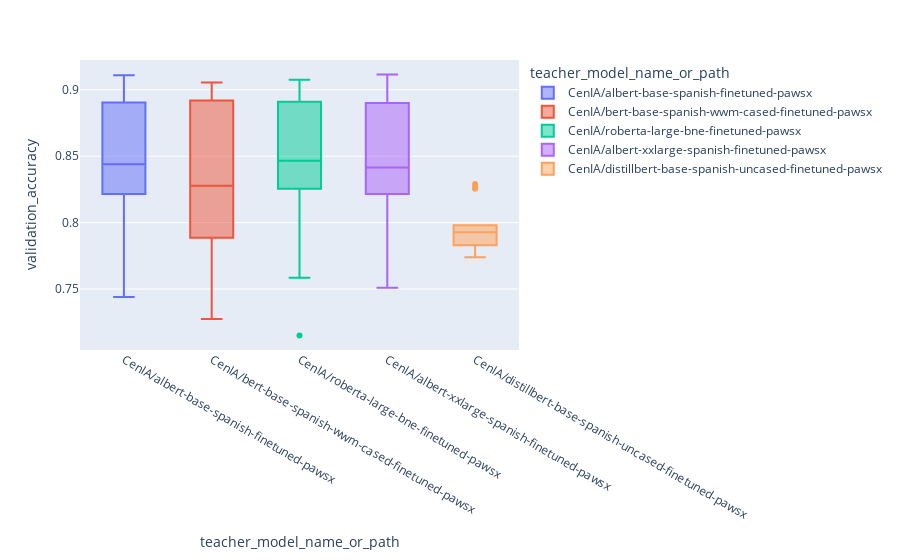

Source (notebook cell):
### Code cell
fig = px.box(df.query('validation_accuracy > 0.6'), x="teacher_model_name_or_path", y="validation_accuracy", color="teacher_model_name_or_path")
fig.show()

### Figure 1 — Plotly figure (JSON) as saved in the notebook; plotly's stock layout.template omitted (floating-point values rounded to 4 significant figures)
{"data": [{"alignmentgroup": "True", "hovertemplate": "teacher_model_name_or_path=%{x}<br>validation_accuracy=%{y}<extra></extra>", "legendgroup": "CenIA/albert-base-spanish-finetuned-pawsx", "marker": {"color": "#636efa"}, "name": "CenIA/albert-base-spanish-finetuned-pawsx", "notched": false, "offsetgroup": "CenIA/albert-base-spanish-finetuned-pawsx", "orientation": "v", "showlegend": true, "type": "box", "x": ["CenIA/albert-base-spanish-finetuned-pawsx", "CenIA/albert-base-spanish-finetuned-pawsx", "CenIA/albert-base-spanish-finetuned-pawsx", "CenIA/albert-base-spanish-finetuned-pawsx", "CenIA/albert-base-spanish-finetuned-pawsx", "CenIA/albert-base-spanish-finetuned-pawsx", "CenIA/albert-base-spanish-finetuned-pawsx", "CenIA/albert-base-spanish-finetuned-pawsx", "CenIA/albert-base-spanish-finetuned-pawsx", "CenIA/albert-base-spanish-finetuned-pawsx", "CenIA/albert-base-spanish-finetuned-pawsx", "CenIA/albert-base-spanish-finetuned-pawsx", "CenIA/albert-base-spanish-finetuned-pawsx", "CenIA/albert-base-spanish-finetuned-pawsx", "CenIA/albert-base-spanish-finetuned-pawsx", "CenIA/albert-base-spanish-finetuned-pawsx", "CenIA/albert-base-spanish-finetuned-pawsx", "CenIA/albert-base-spanish-finetuned-pawsx", "CenIA/albert-base-spanish-finetuned-pawsx", "CenIA/albert-base-spanish-finetuned-pawsx", "CenIA/albert-base-spanish-finetuned-pawsx", "CenIA/albert-base-spanish-finetuned-pawsx", "CenIA/albert-base-spanish-finetuned-pawsx", "CenIA/albert-base-spanish-finetuned-pawsx", "CenIA/albert-base-spanish-finetuned-pawsx", "CenIA/albert-base-spanish-finetuned-pawsx", "CenIA/albert-base-spanish-finetuned-pawsx", "CenIA/albert-base-spanish-finetuned-pawsx", "CenIA/albert-base-spanish-finetuned-pawsx", "CenIA/albert-base-spanish-finetuned-pawsx", "CenIA/albert-base-spanish-finetuned-pawsx", "CenIA/albert-base-spanish-finetuned-pawsx", "CenIA/albert-base-spanish-finetuned-pawsx", "CenIA/albert-base-spanish-finetuned-pawsx", "CenIA/albert-base-spanish-finetuned-pawsx", "CenIA/albert-base-spanish-finetuned-pawsx", "CenIA/albert-base-spanish-finetuned-pawsx", "CenIA/albert-base-spanish-finetuned-pawsx", "CenIA/albert-base-spanish-finetuned-pawsx", "CenIA/albert-base-spanish-finetuned-pawsx", "CenIA/albert-base-spanish-finetuned-pawsx", "CenIA/albert-base-spanish-finetuned-pawsx", "CenIA/albert-base-spanish-finetuned-pawsx", "CenIA/albert-base-spanish-finetuned-pawsx", "CenIA/albert-base-spanish-finetuned-pawsx", "CenIA/albert-base-spanish-finetuned-pawsx"], "x0": " ", "xaxis": "x", "y": [0.8565, 0.8445, 0.8435, 0.839, 0.8265, 0.8535, 0.7965, 0.7545, 0.744, 0.7555, 0.7475, 0.761, 0.8645, 0.8845, 0.8875, 0.879, 0.867, 0.876, 0.82, 0.8135, 0.8135, 0.8345, 0.8435, 0.8405, 0.843, 0.909, 0.892, 0.9025, 0.906, 0.8975, 0.901, 0.901, 0.911, 0.899, 0.8325, 0.8185, 0.831, 0.8155, 0.8215, 0.825, 0.826, 0.887, 0.902, 0.901, 0.8905, 0.888], "y0": " ", "yaxis": "y"}, {"alignmentgroup": "True", "hovertemplate": "teacher_model_name_or_path=%{x}<br>validation_accuracy=%{y}<extra></extra>", "legendgroup": "CenIA/bert-base-spanish-wwm-cased-finetuned-pawsx", "marker": {"color": "#EF553B"}, "name": "CenIA/bert-base-spanish-wwm-cased-finetuned-pawsx", "notched": false, "offsetgroup": "CenIA/bert-base-spanish-wwm-cased-finetuned-pawsx", "orientation": "v", "showlegend": true, "type": "box", "x": ["CenIA/bert-base-spanish-wwm-cased-finetuned-pawsx", "CenIA/bert-base-spanish-wwm-cased-finetuned-pawsx", "CenIA/bert-base-spanish-wwm-cased-finetuned-pawsx", "CenIA/bert-base-spanish-wwm-cased-finetuned-pawsx", "CenIA/bert-base-spanish-wwm-cased-finetuned-pawsx", "CenIA/bert-base-spanish-wwm-cased-finetuned-pawsx", "CenIA/bert-base-spanish-wwm-cased-finetuned-pawsx", "CenIA/bert-base-spanish-wwm-cased-finetuned-pawsx", "CenIA/bert-base-spanish-wwm-cased-finetuned-pawsx", "CenIA/bert-base-spanish-wwm-cased-finetuned-pawsx", "CenIA/bert-base-spanish-wwm-cased-finetuned-pawsx", "CenIA/bert-base-spanish-wwm-cased-finetuned-pawsx", "CenIA/bert-base-spanish-wwm-cased-finetuned-pawsx", "CenIA/bert-base-spanish-wwm-cased-finetuned-pawsx", "CenIA/bert-base-spanish-wwm-cased-finetuned-pawsx", "CenIA/bert-base-spanish-wwm-cased-finetuned-pawsx", "CenIA/bert-base-spanish-wwm-cased-finetuned-pawsx", "CenIA/bert-base-spanish-wwm-cased-finetuned-pawsx", "CenIA/bert-base-spanish-wwm-cased-finetuned-pawsx", "CenIA/bert-base-spanish-wwm-cased-finetuned-pawsx", "CenIA/bert-base-spanish-wwm-cased-finetuned-pawsx", "CenIA/bert-base-spanish-wwm-cased-finetuned-pawsx", "CenIA/bert-base-spanish-wwm-cased-finetuned-pawsx", "CenIA/bert-base-spanish-wwm-cased-finetuned-pawsx", "CenIA/bert-base-spanish-wwm-cased-finetuned-pawsx", "CenIA/bert-base-spanish-wwm-cased-finetuned-pawsx", "CenIA/bert-base-spanish-wwm-cased-finetuned-pawsx", "CenIA/bert-base-spanish-wwm-cased-finetuned-pawsx", "CenIA/bert-base-spanish-wwm-cased-finetuned-pawsx", "CenIA/bert-base-spanish-wwm-cased-finetuned-pawsx", "CenIA/bert-base-spanish-wwm-cased-finetuned-pawsx", "CenIA/bert-base-spanish-wwm-cased-finetuned-pawsx", "CenIA/bert-base-spanish-wwm-cased-finetuned-pawsx", "CenIA/bert-base-spanish-wwm-cased-finetuned-pawsx", "CenIA/bert-base-spanish-wwm-cased-finetuned-pawsx", "CenIA/bert-base-spanish-wwm-cased-finetuned-pawsx", "CenIA/bert-base-spanish-wwm-cased-finetuned-pawsx", "CenIA/bert-base-spanish-wwm-cased-finetuned-pawsx", "CenIA/bert-base-spanish-wwm-cased-finetuned-pawsx", "CenIA/bert-base-spanish-wwm-cased-finetuned-pawsx", "CenIA/bert-base-spanish-wwm-cased-finetuned-pawsx", "CenIA/bert-base-spanish-wwm-cased-finetuned-pawsx", "CenIA/bert-base-spanish-wwm-cased-finetuned-pawsx", "CenIA/bert-base-spanish-wwm-cased-finetuned-pawsx", "CenIA/bert-base-spanish-wwm-cased-finetuned-pawsx", "CenIA/bert-base-spanish-wwm-cased-finetuned-pawsx", "CenIA/bert-base-spanish-wwm-cased-finetuned-pawsx", "CenIA/bert-base-spanish-wwm-cased-finetuned-pawsx"], "x0": " ", "xaxis": "x", "y": [0.836, 0.8405, 0.8185, 0.81, 0.805, 0.795, 0.759, 0.736, 0.7275, 0.7415, 0.7455, 0.7605, 0.8725, 0.88, 0.85, 0.8715, 0.8645, 0.8695, 0.807, 0.784, 0.789, 0.83, 0.785, 0.799, 0.788, 0.7825, 0.788, 0.8995, 0.8985, 0.899, 0.899, 0.902, 0.8845, 0.9055, 0.903, 0.9055, 0.8255, 0.8125, 0.7925, 0.807, 0.788, 0.7975, 0.902, 0.896, 0.8945, 0.8915, 0.8925, 0.885], "y0": " ", "yaxis": "y"}, {"alignmentgroup": "True", "hovertemplate": "teacher_model_name_or_path=%{x}<br>validation_accuracy=%{y}<extra></extra>", "legendgroup": "CenIA/roberta-large-bne-finetuned-pawsx", "marker": {"color": "#00cc96"}, "name": "CenIA/roberta-large-bne-finetuned-pawsx", "notched": false, "offsetgroup": "CenIA/roberta-large-bne-finetuned-pawsx", "orientation": "v", "showlegend": true, "type": "box", "x": ["CenIA/roberta-large-bne-finetuned-pawsx", "CenIA/roberta-large-bne-finetuned-pawsx", "CenIA/roberta-large-bne-finetuned-pawsx", "CenIA/roberta-large-bne-finetuned-pawsx", "CenIA/roberta-large-bne-finetuned-pawsx", "CenIA/roberta-large-bne-finetuned-pawsx", "CenIA/roberta-large-bne-finetuned-pawsx", "CenIA/roberta-large-bne-finetuned-pawsx", "CenIA/roberta-large-bne-finetuned-pawsx", "CenIA/roberta-large-bne-finetuned-pawsx", "CenIA/roberta-large-bne-finetuned-pawsx", "CenIA/roberta-large-bne-finetuned-pawsx", "CenIA/roberta-large-bne-finetuned-pawsx", "CenIA/roberta-large-bne-finetuned-pawsx", "CenIA/roberta-large-bne-finetuned-pawsx", "CenIA/roberta-large-bne-finetuned-pawsx", "CenIA/roberta-large-bne-finetuned-pawsx", "CenIA/roberta-large-bne-finetuned-pawsx", "CenIA/roberta-large-bne-finetuned-pawsx", "CenIA/roberta-large-bne-finetuned-pawsx", "CenIA/roberta-large-bne-finetuned-pawsx", "CenIA/roberta-large-bne-finetuned-pawsx", "CenIA/roberta-large-bne-finetuned-pawsx", "CenIA/roberta-large-bne-finetuned-pawsx", "CenIA/roberta-large-bne-finetuned-pawsx", "CenIA/roberta-large-bne-finetuned-pawsx", "CenIA/roberta-large-bne-finetuned-pawsx", "CenIA/roberta-large-bne-finetuned-pawsx", "CenIA/roberta-large-bne-finetuned-pawsx", "CenIA/roberta-large-bne-finetuned-pawsx", "CenIA/roberta-large-bne-finetuned-pawsx", "CenIA/roberta-large-bne-finetuned-pawsx", "CenIA/roberta-large-bne-finetuned-pawsx", "CenIA/roberta-large-bne-finetuned-pawsx", "CenIA/roberta-large-bne-finetuned-pawsx", "CenIA/roberta-large-bne-finetuned-pawsx", "CenIA/roberta-large-bne-finetuned-pawsx", "CenIA/roberta-large-bne-finetuned-pawsx", "CenIA/roberta-large-bne-finetuned-pawsx", "CenIA/roberta-large-bne-finetuned-pawsx", "CenIA/roberta-large-bne-finetuned-pawsx", "CenIA/roberta-large-bne-finetuned-pawsx", "CenIA/roberta-large-bne-finetuned-pawsx", "CenIA/roberta-large-bne-finetuned-pawsx", "CenIA/roberta-large-bne-finetuned-pawsx", "CenIA/roberta-large-bne-finetuned-pawsx"], "x0": " ", "xaxis": "x", "y": [0.852, 0.854, 0.8295, 0.838, 0.847, 0.846, 0.804, 0.793, 0.7835, 0.7585, 0.7695, 0.776, 0.88, 0.8765, 0.874, 0.877, 0.885, 0.877, 0.715, 0.829, 0.824, 0.828, 0.8285, 0.825, 0.8455, 0.8265, 0.9075, 0.902, 0.9045, 0.906, 0.897, 0.9015, 0.903, 0.9035, 0.9035, 0.8295, 0.812, 0.846, 0.817, 0.835, 0.8255, 0.8985, 0.8835, 0.89, 0.891, 0.8915], "y0": " ", "yaxis": "y"}, {"alignmentgroup": "True", "hovertemplate": "teacher_model_name_or_path=%{x}<br>validation_accuracy=%{y}<extra></extra>", "legendgroup": "CenIA/albert-xxlarge-spanish-finetuned-pawsx", "marker": {"color": "#ab63fa"}, "name": "CenIA/albert-xxlarge-spanish-finetuned-pawsx", "notched": false, "offsetgroup": "CenIA/albert-xxlarge-spanish-finetuned-pawsx", "orientation": "v", "showlegend": true, "type": "box", "x": ["CenIA/albert-xxlarge-spanish-finetuned-pawsx", "CenIA/albert-xxlarge-spanish-finetuned-pawsx", "CenIA/albert-xxlarge-spanish-finetuned-pawsx", "CenIA/albert-xxlarge-spanish-finetuned-pawsx", "CenIA/albert-xxlarge-spanish-finetuned-pawsx", "CenIA/albert-xxlarge-spanish-finetuned-pawsx", "CenIA/albert-xxlarge-spanish-finetuned-pawsx", "CenIA/albert-xxlarge-spanish-finetuned-pawsx", "CenIA/albert-xxlarge-spanish-finetuned-pawsx", "CenIA/albert-xxlarge-spanish-finetuned-pawsx", "CenIA/albert-xxlarge-spanish-finetuned-pawsx", "CenIA/albert-xxlarge-spanish-finetuned-pawsx", "CenIA/albert-xxlarge-spanish-finetuned-pawsx", "CenIA/albert-xxlarge-spanish-finetuned-pawsx", "CenIA/albert-xxlarge-spanish-finetuned-pawsx", "CenIA/albert-xxlarge-spanish-finetuned-pawsx", "CenIA/albert-xxlarge-spanish-finetuned-pawsx", "CenIA/albert-xxlarge-spanish-finetuned-pawsx", "CenIA/albert-xxlarge-spanish-finetuned-pawsx", "CenIA/albert-xxlarge-spanish-finetuned-pawsx", "CenIA/albert-xxlarge-spanish-finetuned-pawsx", "CenIA/albert-xxlarge-spanish-finetuned-pawsx", "CenIA/albert-xxlarge-spanish-finetuned-pawsx", "CenIA/albert-xxlarge-spanish-finetuned-pawsx", "CenIA/albert-xxlarge-spanish-finetuned-pawsx", "CenIA/albert-xxlarge-spanish-finetuned-pawsx", "CenIA/albert-xxlarge-spanish-finetuned-pawsx", "CenIA/albert-xxlarge-spanish-finetuned-pawsx", "CenIA/albert-xxlarge-spanish-finetuned-pawsx", "CenIA/albert-xxlarge-spanish-finetuned-pawsx", "CenIA/albert-xxlarge-spanish-finetuned-pawsx", "CenIA/albert-xxlarge-spanish-finetuned-pawsx", "CenIA/albert-xxlarge-spanish-finetuned-pawsx", "CenIA/albert-xxlarge-spanish-finetuned-pawsx", "CenIA/albert-xxlarge-spanish-finetuned-pawsx", "CenIA/albert-xxlarge-spanish-finetuned-pawsx", "CenIA/albert-xxlarge-spanish-finetuned-pawsx", "CenIA/albert-xxlarge-spanish-finetuned-pawsx", "CenIA/albert-xxlarge-spanish-finetuned-pawsx", "CenIA/albert-xxlarge-spanish-finetuned-pawsx", "CenIA/albert-xxlarge-spanish-finetuned-pawsx", "CenIA/albert-xxlarge-spanish-finetuned-pawsx", "CenIA/albert-xxlarge-spanish-finetuned-pawsx", "CenIA/albert-xxlarge-spanish-finetuned-pawsx", "CenIA/albert-xxlarge-spanish-finetuned-pawsx", "CenIA/albert-xxlarge-spanish-finetuned-pawsx", "CenIA/albert-xxlarge-spanish-finetuned-pawsx", "CenIA/albert-xxlarge-spanish-finetuned-pawsx", "CenIA/albert-xxlarge-spanish-finetuned-pawsx"], "x0": " ", "xaxis": "x", "y": [0.863, 0.8415, 0.836, 0.8515, 0.8465, 0.836, 0.7955, 0.757, 0.7815, 0.7555, 0.751, 0.761, 0.8795, 0.88, 0.888, 0.8795, 0.891, 0.88, 0.7785, 0.818, 0.814, 0.8225, 0.84, 0.8385, 0.8185, 0.828, 0.831, 0.809, 0.856, 0.89, 0.894, 0.907, 0.9005, 0.9, 0.91, 0.8965, 0.9115, 0.8285, 0.836, 0.823, 0.8285, 0.8335, 0.8135, 0.903, 0.8925, 0.8505, 0.8975, 0.883, 0.8905], "y0": " ", "yaxis": "y"}, {"alignmentgroup": "True", "hovertemplate": "teacher_model_name_or_path=%{x}<br>validation_accuracy=%{y}<extra></extra>", "legendgroup": "CenIA/distillbert-base-spanish-uncased-finetuned-pawsx", "marker": {"color": "#FFA15A"}, "name": "CenIA/distillbert-base-spanish-uncased-finetuned-pawsx", "notched": false, "offsetgroup": "CenIA/distillbert-base-spanish-uncased-finetuned-pawsx", "orientation": "v", "showlegend": true, "type": "box", "x": ["CenIA/distillbert-base-spanish-uncased-finetuned-pawsx", "CenIA/distillbert-base-spanish-uncased-finetuned-pawsx", "CenIA/distillbert-base-spanish-uncased-finetuned-pawsx", "CenIA/distillbert-base-spanish-uncased-finetuned-pawsx", "CenIA/distillbert-base-spanish-uncased-finetuned-pawsx", "CenIA/distillbert-base-spanish-uncased-finetuned-pawsx", "CenIA/distillbert-base-spanish-uncased-finetuned-pawsx", "CenIA/distillbert-base-spanish-uncased-finetuned-pawsx", "CenIA/distillbert-base-spanish-uncased-finetuned-pawsx", "CenIA/distillbert-base-spanish-uncased-finetuned-pawsx", "CenIA/distillbert-base-spanish-uncased-finetuned-pawsx", "CenIA/distillbert-base-spanish-uncased-finetuned-pawsx", "CenIA/distillbert-base-spanish-uncased-finetuned-pawsx", "CenIA/distillbert-base-spanish-uncased-finetuned-pawsx", "CenIA/distillbert-base-spanish-uncased-finetuned-pawsx", "CenIA/distillbert-base-spanish-uncased-finetuned-pawsx", "CenIA/distillbert-base-spanish-uncased-finetuned-pawsx", "CenIA/distillbert-base-spanish-uncased-finetuned-pawsx"], "x0": " ", "xaxis": "x", "y": [0.7875, 0.782, 0.795, 0.7925, 0.7815, 0.7965, 0.829, 0.8275, 0.798, 0.8255, 0.7965, 0.826, 0.7915, 0.774, 0.793, 0.779, 0.783, 0.7865], "y0": " ", "yaxis": "y"}], "layout": {"boxmode": "overlay", "legend": {"title": {"text": "teacher_model_name_or_path"}, "tracegroupgap": 0}, "margin": {"t": 60}, "xaxis": {"anchor": "y", "categoryarray": ["CenIA/albert-base-spanish-finetuned-pawsx", "CenIA/bert-base-spanish-wwm-cased-finetuned-pawsx", "CenIA/roberta-large-bne-finetuned-pawsx", "CenIA/albert-xxlarge-spanish-finetuned-pawsx", "CenIA/distillbert-base-spanish-uncased-finetuned-pawsx"], "categoryorder": "array", "domain": [0, 1], "title": {"text": "teacher_model_name_or_path"}}, "yaxis": {"anchor": "x", "domain": [0, 1], "title": {"text": "validation_accuracy"}}}}
